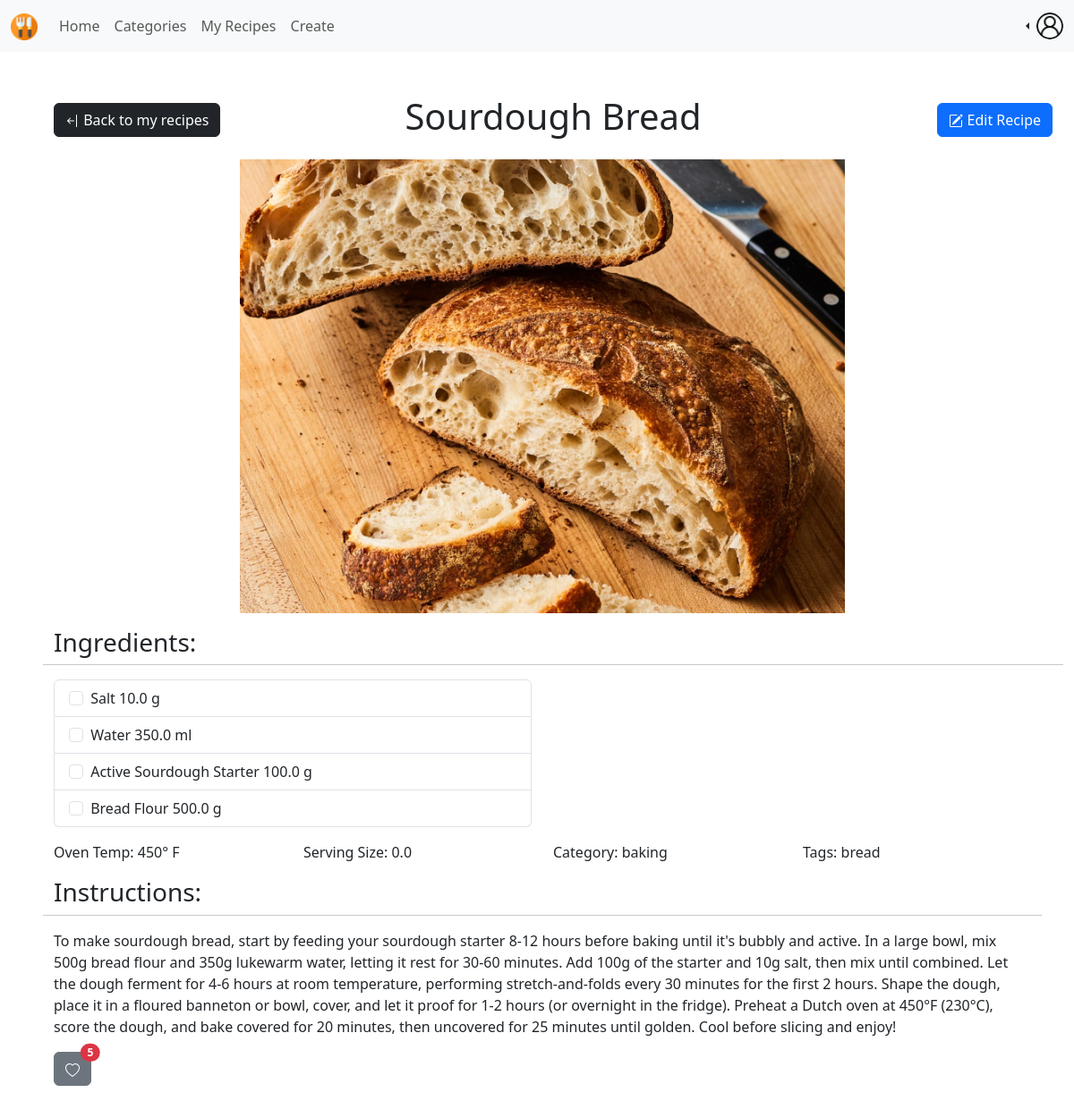
Page /recipies/recipe_detail/2 (signed in) on the committed database.
### profiles/models.py (models this page shows, shortened)
class Profile(models.Model):
  user = models.OneToOneField(User, on_delete=models.CASCADE)
  avatar = models.ImageField(default='profilepic.jpg', upload_to='avatar_pictures')
  follows = models.ManyToManyField("self", related_name="followed_by", symmetrical=False, blank=True)

### recipies/models.py (models this page shows, shortened)
class Recipe(models.Model):
  creator = models.ForeignKey(Profile, on_delete=models.CASCADE)
  created_timestamp = models.DateTimeField(default=datetime.now, blank=True)
  updated_timestamp = models.DateTimeField(default=datetime.now, blank=True)
  recipe_name = models.CharField(max_length=200)
  recipe_image = models.ImageField(upload_to='recipe_img', default="empty.jpg")
  oven_temp = models.IntegerField(null=True)
  serving_size = models.FloatField()
  recipe_category = models.CharField(max_length=50)
  recipe_tags = models.CharField(max_length=200)
  recipe_instructions = models.TextField()
  likes = models.IntegerField(default=0)

class Ingredient(models.Model):
  recipe = models.ForeignKey(Recipe, on_delete=models.CASCADE)
  ingredient_name = models.CharField(max_length=200)
  ingredient_quanitiy = models.FloatField()
  ingredient_measurement = models.CharField(max_length=200)

### recipies/views.py (the view)
# urls.py: path('recipe_detail/<int:id>', views.recipe_detail_view, name="recipe_detail"),
@login_required
def recipe_detail_view(request, id):
  recipe = Recipe.objects.get(pk=id)
  profile = recipe.creator
  ingredient_list = Ingredient.objects.filter(recipe=recipe.id)
  return render(request, 'recipes/recipe_detail.html', {'recipe': recipe, 'ingredient_list': ingredient_list, 'profile': profile})

### recipies/templates/recipes/recipe_detail.html (shortened to what this page needs)
{% extends 'socialMedia/baseNav.html' %}
{% block body %}
  <div class="container m-5">
    <div class="row">
      <div class="col d-flex align-items-center">
        <a class="btn btn-dark" href="{% url 'recipies:my_recipes' user.id %}">
          Back to my recipes
        </a>
      </div>
      <div class="col">
        <h1 class="text-center">{{ recipe.recipe_name }}</h1>
      </div>
      <div class="col d-flex align-items-center justify-content-end">
        <a class="btn btn-primary" href="{% url 'recipies:recipe_edit' recipe.id %}">
          Edit Recipe
        </a>
      </div>
    </div>
    <div class="row">
      <div class="row d-flex justify-content-center p-3">
        {% if recipe.recipe_image != "empty.jpg" %}
        <img src="{{ recipe.recipe_image.url }}" style="max-width: 700px;" alt="{{ recipe.recipe_name }}">
        {% endif %}
      </div>
      <p class="h3">Ingredients:</p>
      <hr>
      <div class="row pb-3">
        <div class="col-6">
          <div class="list-group">
            {% for ingredient in ingredient_list %}
              <label class="list-group-item">
                <input class="form-check-input me-1" type="checkbox" value="">
                {{ingredient.ingredient_name}} {{ingredient.ingredient_quanitiy}} {{ingredient.ingredient_measurement}}
              </label>
            {% endfor %}
          </div>
        </div>
      </div>
      <div class="row">
        <div class="col">
          <p>Oven Temp: {{recipe.oven_temp}}&deg; F</p>
        </div>
        <div class="col">
            <p>Serving Size: {{recipe.serving_size}}</p>
        </div>
        <div class="col">
          <p>Category: {{recipe.recipe_category}} </p>
        </div>
        <div class="col">
          <p>Tags: {{recipe.recipe_tags}} </p>
        </div>
      </div>
      <div class="row">
        <p class="h3">Instructions:</p>
        <hr>
        <p>{{recipe.recipe_instructions}} </p>
      </div>
      <div class="col">
        <button type="button" class="btn btn-secondary position-relative">
          {% if recipe.likes != 0 %}
          <span class="position-absolute top-0 start-100 translate-middle badge rounded-pill bg-danger">
              {{recipe.likes}}
          </span>
          {% endif %}
        </button>
      </div>
    </div>
  </div>
{% endblock %}

### socialMedia/templates/socialMedia/baseNav.html (shortened to what this page needs)
{% load static %}
<!DOCTYPE html>
<html lang="en">
<head>
  <link href="https://cdn.jsdelivr.net/npm/bootstrap@5.3.3/dist/css/bootstrap.min.css" rel="stylesheet">
</head>
<body>
  <nav class="navbar navbar-expand-lg navbar-light bg-body-tertiary">
    <div class="container-fluid">
      <div class="collapse navbar-collapse" id="navbarSupportedContent">
        <a class="navbar-brand mt-2 mt-lg-0" href="{% url 'socialMedia:feed' user.pk %}">
          <img
          src="../../../media/cutlery.png"
          height="30"
          alt="MDB Logo"
          loading="lazy"
          />
        </a>
        <ul class="navbar-nav me-auto mb-2 mb-lg-0">
          <li class="nav-item">
            <a class="nav-link" href="{% url 'socialMedia:feed' user.pk %}">Home</a>
          </li>
          <li class="nav-item">
            <a class="nav-link" href="{% url 'socialMedia:categories' user.pk %}">Categories</a>
          </li>
          <li class="nav-item">
            <a class="nav-link" href="{% url 'recipies:my_recipes' user.pk %}">My Recipes</a>
          </li>
          <li class="nav-item">
            <a class="nav-link" href="{% url 'recipies:create' user.pk %}">Create</a>
          </li>
        </ul>
      </div>
      <div class="nav-item dropstart">
        <a class="nav-link dropdown-toggle" data-bs-toggle="dropdown" href="#" role="button" aria-expanded="false">
          <img
            src="{{ profile.avatar.url }}"
            class="rounded-circle"
            height="30"
            alt="Black and White Portrait of a Man"
            loading="lazy"
          />
        </a>
      </div>
    </div>
  </nav>
  {% block body %}
  {% endblock %}
</body>
</html>

### rows in the picture
Profile: avatar (picture)
Recipe: recipe_name "Sourdough Bread", recipe_image (picture), oven_temp "450", serving_size "0.0", recipe_category "baking", recipe_tags "bread", recipe_instructions "To make sourdough bread, start by feeding your sourdough starter 8-12 hours before baking until it's bubbly and active. In a large bowl, mix 500g bread flour and 350g lukewarm water, letting it rest for 30-60 minutes. Add 100g of the starter and 10g salt, then mix until combined. Let the dough ferment for 4-6 hours at room temperature, performing stretch-and-folds every 30 minutes for the first 2 hours. Shape the dough, place it in a floured banneton or bowl, cover, and let it proof for 1-2 hours (or overnight in the fridge). Preheat a Dutch oven at 450°F (230°C), score the dough, and bake covered for 20 minutes, then uncovered for 25 minutes until golden. Cool before slicing and enjoy!", likes "5"
Ingredient: ingredient_name "Salt", ingredient_quanitiy "10.0", ingredient_measurement "g"
Ingredient: ingredient_name "Water", ingredient_quanitiy "350.0", ingredient_measurement "ml"
Ingredient: ingredient_name "Active Sourdough Starter", ingredient_quanitiy "100.0", ingredient_measurement "g"
Ingredient: ingredient_name "Bread Flour", ingredient_quanitiy "500.0", ingredient_measurement "g"
